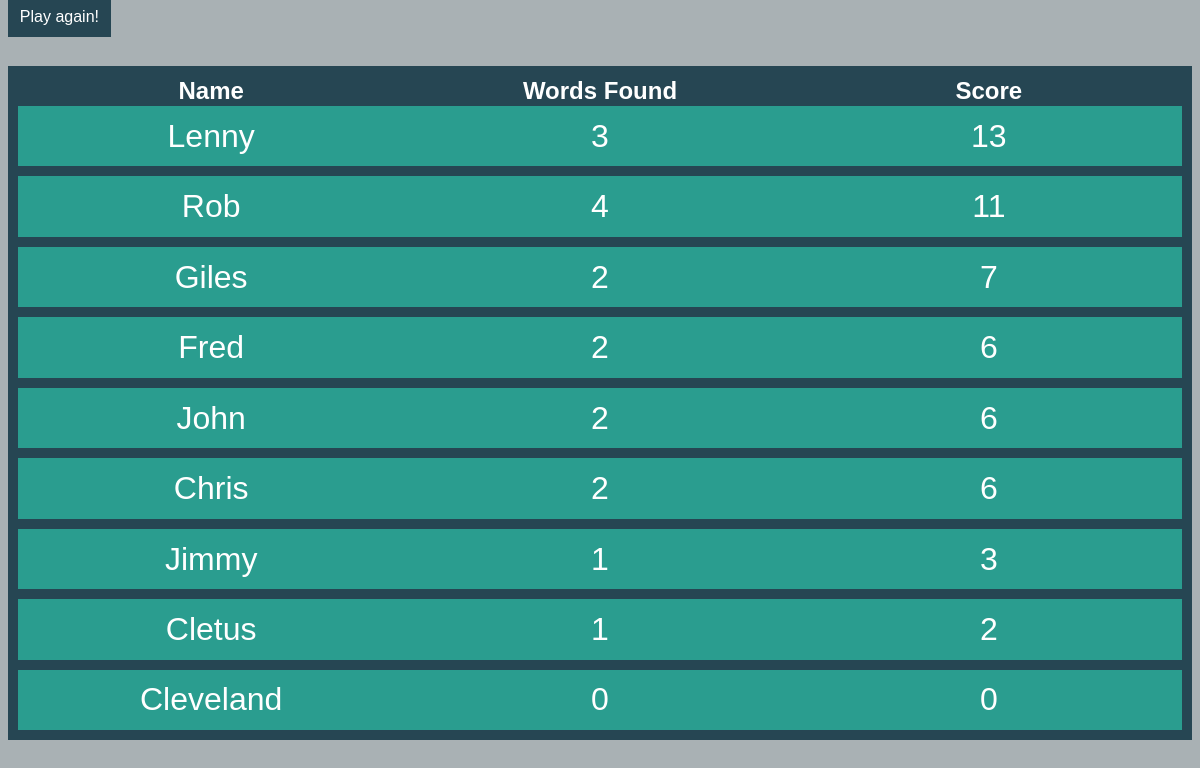
/hiscores, run on an earlier commit of the app's database.
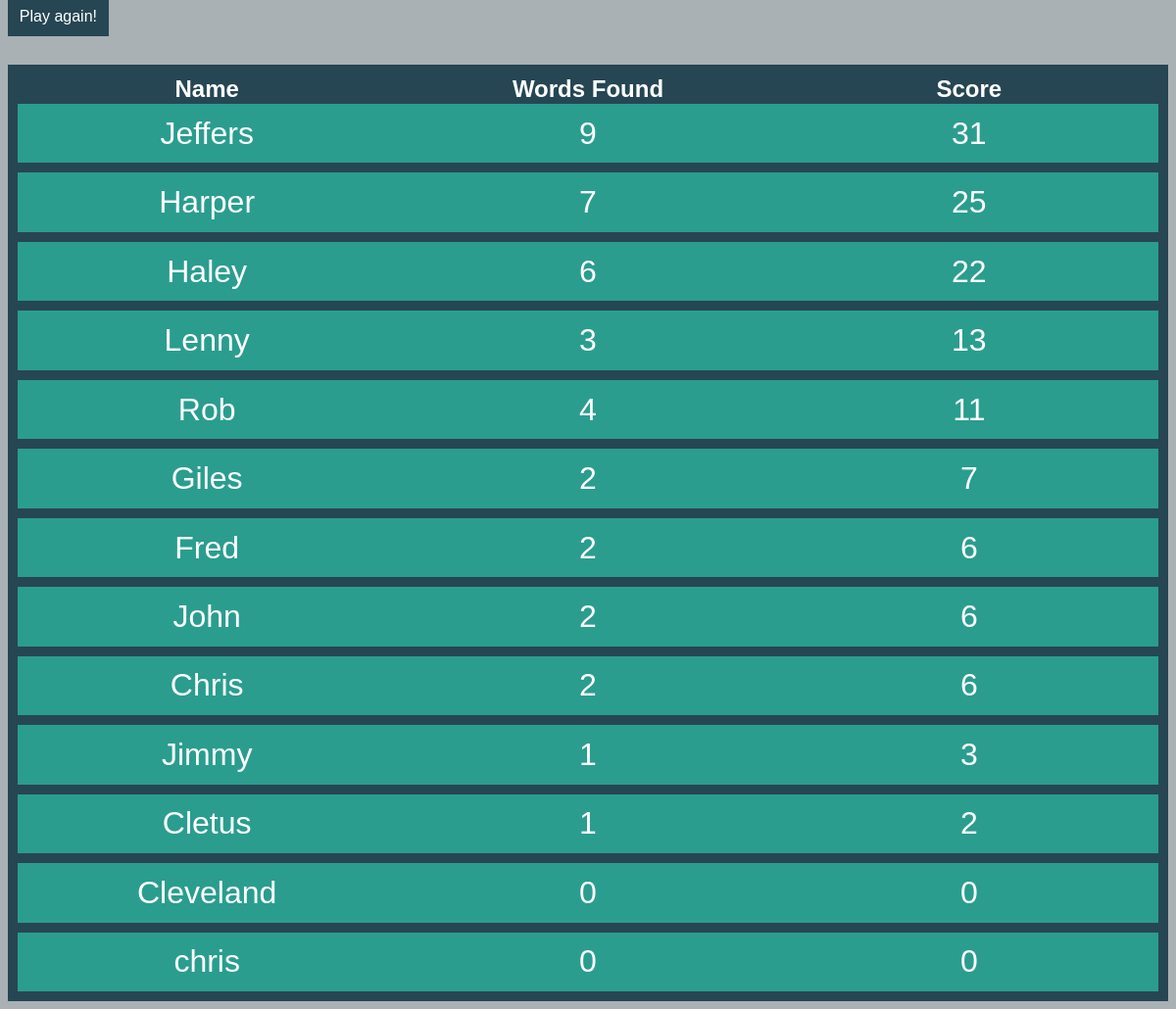
And on a later commit of the database.
### tables this page shows
CREATE TABLE hiscores (
    name TEXT UNIQUE NOT NULL,
    wordScore INT,
    score INT
);

### flaskr/hiscores.py (the view)
@bp.route('/hiscores', methods=['GET', 'POST'])
def hiscores():
    db = get_db()
    c = db.cursor()
    c.execute("SELECT * FROM hiscores")
    data = c.fetchall()
    return render_template('hiscores.html', data=data)

### flaskr/db.py (called while the page is built)
def get_db():
    if 'db' not in g:
        g.db = sqlite3.connect(
            current_app.config['DATABASE'],
            detect_types=sqlite3.PARSE_DECLTYPES
        )
        g.db.row_factory = sqlite3.Row
    return g.db

### flaskr/templates/hiscores.html (shortened to what this page needs)
<!doctype html>
<html lang="en">
<head>
  <link rel="stylesheet" href="{{ url_for('static', filename='hiscores.css') }}">
</head>
<body onload="sortTable()">
    <a class="playAgain" href="{{ url_for('index') }}">Play again!</a>
    <table id="hiscores-table">
        <tr id="header">
            <th class="header-element">Name</th>
            <th class="header-element">Words Found</th>
            <th class="header-element">Score</th>
        </tr>
        {% for user in data %}
        <tr class="tableRow">
            <td class="tableData">{{user.name}}</td>
            <td class="tableData">{{user.wordScore}}</td>
            <td class="tableData">{{user.score}}</td>
        </tr>
        {% endfor %}
    </table>
</body>

### flaskr/static/hiscores.css (style rules this page uses)
:root { --main-color: #2A9D8F; --dark-color: #264653; }
body { font-family: Arial, Helvetica, sans-serif; color: white; background: #a9b1b4; }
#hiscores-table { margin-top: 5vh; background: var(--main-color); width: 100%; border: 10px solid var(--dark-color); text-align: center; border-collapse: collapse; table-layout: fixed; }
#header { font-size: 1.5rem; background: var(--dark-color); }
.tableRow { border-bottom: 10px solid var(--dark-color); }
.tableData { font-size: 2rem; padding: 1%; margin: 0; }
.playAgain { text-decoration: none; color: white; background: var(--dark-color); padding: 1%; }

What changed in the data, as far as the page shows it:
added hiscores: name "Jeffers", wordScore "9", score "31"
added hiscores: name "chris", wordScore "0", score "0"
added hiscores: name "Haley", wordScore "6", score "22"
added hiscores: name "Harper", wordScore "7", score "25"
